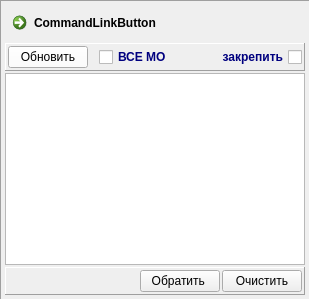
     <widget class="QFrame" name="pan_medorgs">
      <property name="frameShape">
       <enum>QFrame::Panel</enum>
      </property>
      <property name="frameShadow">
       <enum>QFrame::Sunken</enum>
      </property>
      <layout class="QVBoxLayout" name="verticalLayout">
       <property name="spacing">
        <number>2</number>
       </property>
       <property name="leftMargin">
        <number>4</number>
       </property>
       <property name="topMargin">
        <number>4</number>
       </property>
       <property name="rightMargin">
        <number>4</number>
       </property>
       <property name="bottomMargin">
        <number>4</number>
       </property>
       <item>
        <widget class="QCommandLinkButton" name="commandLinkButton">
         <property name="text">
          <string>CommandLinkButton</string>
         </property>
        </widget>
       </item>
       <item>
        <widget class="QFrame" name="pan_medorgs_UP">
         <property name="frameShape">
          <enum>QFrame::Panel</enum>
         </property>
         <property name="frameShadow">
          <enum>QFrame::Raised</enum>
         </property>
         <layout class="QHBoxLayout" name="horizontalLayout_2">
          <property name="spacing">
           <number>2</number>
          </property>
          <property name="leftMargin">
           <number>2</number>
          </property>
          <property name="topMargin">
           <number>2</number>
          </property>
          <property name="rightMargin">
           <number>2</number>
          </property>
          <property name="bottomMargin">
           <number>2</number>
          </property>
          <item>
           <widget class="QPushButton" name="bn_refresh_medorgs">
            <property name="palette">
             <palette>
              <active>
               <colorrole role="Button">
                <brush brushstyle="SolidPattern">
                 <color alpha="255">
                  <red>255</red>
                  <green>255</green>
                  <blue>255</blue>
                 </color>
                </brush>
               </colorrole>
              </active>
              <inactive>
               <colorrole role="Button">
                <brush brushstyle="SolidPattern">
                 <color alpha="255">
                  <red>255</red>
                  <green>255</green>
                  <blue>255</blue>
                 </color>
                </brush>
               </colorrole>
              </inactive>
              <disabled>
               <colorrole role="Button">
                <brush brushstyle="SolidPattern">
                 <color alpha="255">
                  <red>255</red>
                  <green>255</green>
                  <blue>255</blue>
                 </color>
                </brush>
               </colorrole>
              </disabled>
             </palette>
            </property>
            <property name="text">
             <string>Обновить</string>
            </property>
            <property name="autoDefault">
             <bool>false</bool>
            </property>
            <property name="default">
             <bool>false</bool>
            </property>
           </widget>
          </item>
          <item>
           <widget class="QLabel" name="label_5">
            <property name="palette">
             <palette>
              <active>
               <colorrole role="WindowText">
                <brush brushstyle="SolidPattern">
                 <color alpha="255">
                  <red>0</red>
                  <green>0</green>
                  <blue>127</blue>
                 </color>
                </brush>
               </colorrole>
              </active>
              <inactive>
               <colorrole role="WindowText">
                <brush brushstyle="SolidPattern">
                 <color alpha="255">
                  <red>0</red>
                  <green>0</green>
                  <blue>127</blue>
                 </color>
                </brush>
               </colorrole>
              </inactive>
              <disabled>
               <colorrole role="WindowText">
                <brush brushstyle="SolidPattern">
                 <color alpha="255">
                  <red>106</red>
                  <green>104</green>
                  <blue>100</blue>
                 </color>
                </brush>
               </colorrole>
              </disabled>
             </palette>
            </property>
            <property name="text">
             <string/>
            </property>
           </widget>
          </item>
          <item>
           <widget class="QCheckBox" name="ch_all_medorgs">
            <property name="enabled">
             <bool>true</bool>
            </property>
            <property name="palette">
             <palette>
              <active>
               <colorrole role="WindowText">
                <brush brushstyle="SolidPattern">
                 <color alpha="255">
                  <red>0</red>
                  <green>0</green>
                  <blue>127</blue>
                 </color>
                </brush>
               </colorrole>
               <colorrole role="Button">
                <brush brushstyle="SolidPattern">
                 <color alpha="255">
                  <red>170</red>
                  <green>255</green>
                  <blue>127</blue>
                 </color>
                </brush>
               </colorrole>
              </active>
              <inactive>
               <colorrole role="WindowText">
                <brush brushstyle="SolidPattern">
                 <color alpha="255">
                  <red>0</red>
                  <green>0</green>
                  <blue>127</blue>
                 </color>
                </brush>
               </colorrole>
               <colorrole role="Button">
                <brush brushstyle="SolidPattern">
                 <color alpha="255">
                  <red>170</red>
                  <green>255</green>
                  <blue>127</blue>
                 </color>
                </brush>
               </colorrole>
              </inactive>
              <disabled>
               <colorrole role="WindowText">
                <brush brushstyle="SolidPattern">
                 <color alpha="255">
                  <red>106</red>
                  <green>104</green>
                  <blue>100</blue>
                 </color>
                </brush>
               </colorrole>
               <colorrole role="Button">
                <brush brushstyle="SolidPattern">
                 <color alpha="255">
                  <red>170</red>
                  <green>255</green>
                  <blue>127</blue>
                 </color>
                </brush>
               </colorrole>
              </disabled>
             </palette>
            </property>
            <property name="font">
             <font>
              <weight>75</weight>
              <bold>true</bold>
             </font>
            </property>
            <property name="text">
             <string>ВСЕ МО</string>
            </property>
            <property name="checked">
             <bool>false</bool>
            </property>
           </widget>
          </item>
          <item>
           <spacer name="horizontalSpacer">
            <property name="orientation">
             <enum>Qt::Horizontal</enum>
            </property>
            <property name="sizeHint" stdset="0">
             <size>
              <width>40</width>
              <height>20</height>
             </size>
            </property>
           </spacer>
          </item>
          <item>
           <widget class="QCheckBox" name="ch_lock">
            <property name="enabled">
             <bool>true</bool>
            </property>
            <property name="palette">
             <palette>
              <active>
               <colorrole role="WindowText">
                <brush brushstyle="SolidPattern">
                 <color alpha="255">
                  <red>0</red>
                  <green>0</green>
                  <blue>127</blue>
                 </color>
                </brush>
               </colorrole>
               <colorrole role="Button">
                <brush brushstyle="SolidPattern">
                 <color alpha="255">
                  <red>170</red>
                  <green>255</green>
                  <blue>127</blue>
                 </color>
                </brush>
               </colorrole>
              </active>
              <inactive>
               <colorrole role="WindowText">
                <brush brushstyle="SolidPattern">
                 <color alpha="255">
                  <red>0</red>
                  <green>0</green>
                  <blue>127</blue>
                 </color>
                </brush>
               </colorrole>
               <colorrole role="Button">
                <brush brushstyle="SolidPattern">
                 <color alpha="255">
                  <red>170</red>
                  <green>255</green>
                  <blue>127</blue>
                 </color>
                </brush>
               </colorrole>
              </inactive>
              <disabled>
               <colorrole role="WindowText">
                <brush brushstyle="SolidPattern">
                 <color alpha="255">
                  <red>106</red>
                  <green>104</green>
                  <blue>100</blue>
                 </color>
                </brush>
               </colorrole>
               <colorrole role="Button">
                <brush brushstyle="SolidPattern">
                 <color alpha="255">
                  <red>170</red>
                  <green>255</green>
                  <blue>127</blue>
                 </color>
                </brush>
               </colorrole>
              </disabled>
             </palette>
            </property>
            <property name="font">
             <font>
              <weight>75</weight>
              <bold>true</bold>
             </font>
            </property>
            <property name="layoutDirection">
             <enum>Qt::RightToLeft</enum>
            </property>
            <property name="text">
             <string>закрепить</string>
            </property>
            <property name="checked">
             <bool>false</bool>
            </property>
           </widget>
          </item>
         </layout>
        </widget>
       </item>
       <item>
        <widget class="QTableView" name="tab_medorgs">
         <property name="minimumSize">
          <size>
           <width>300</width>
           <height>0</height>
          </size>
         </property>
         <property name="selectionMode">
          <enum>QAbstractItemView::MultiSelection</enum>
         </property>
         <property name="selectionBehavior">
          <enum>QAbstractItemView::SelectRows</enum>
         </property>
         <attribute name="horizontalHeaderDefaultSectionSize">
          <number>20</number>
         </attribute>
         <attribute name="horizontalHeaderMinimumSectionSize">
          <number>20</number>
         </attribute>
         <attribute name="verticalHeaderDefaultSectionSize">
          <number>20</number>
         </attribute>
         <attribute name="verticalHeaderMinimumSectionSize">
          <number>20</number>
         </attribute>
        </widget>
       </item>
       <item>
        <widget class="QFrame" name="pan_medorgs_DN">
         <property name="enabled">
          <bool>true</bool>
         </property>
         <property name="frameShape">
          <enum>QFrame::Panel</enum>
         </property>
         <property name="frameShadow">
          <enum>QFrame::Raised</enum>
         </property>
         <layout class="QHBoxLayout" name="horizontalLayout_4">
          <property name="spacing">
           <number>2</number>
          </property>
          <property name="leftMargin">
           <number>2</number>
          </property>
          <property name="topMargin">
           <number>2</number>
          </property>
          <property name="rightMargin">
           <number>2</number>
          </property>
          <property name="bottomMargin">
           <number>2</number>
          </property>
          <item>
           <spacer name="horizontalSpacer_3">
            <property name="orientation">
             <enum>Qt::Horizontal</enum>
            </property>
            <property name="sizeHint" stdset="0">
             <size>
              <width>40</width>
              <height>20</height>
             </size>
            </property>
           </spacer>
          </item>
          <item>
           <widget class="QPushButton" name="bn_reverse_sel">
            <property name="enabled">
             <bool>true</bool>
            </property>
            <property name="text">
             <string> Обратить  </string>
            </property>
            <property name="autoDefault">
             <bool>false</bool>
            </property>
            <property name="default">
             <bool>false</bool>
            </property>
           </widget>
          </item>
          <item>
           <widget class="QPushButton" name="bn_clear_sel">
            <property name="enabled">
             <bool>true</bool>
            </property>
            <property name="text">
             <string>  Очистить  </string>
            </property>
            <property name="autoDefault">
             <bool>false</bool>
            </property>
            <property name="default">
             <bool>false</bool>
            </property>
           </widget>
          </item>
         </layout>
        </widget>
       </item>
      </layout>
     </widget>
